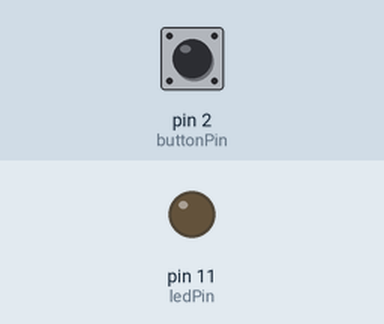
Recording of a sketch running on a simulated Arduino Uno, built with avr-gcc and run on an emulated ATmega328P. On the bench: output pins drawn as LEDs (lit = HIGH). The inputs (shaded band) are chosen by the test bench; at power-on: pin 2 (buttonPin) LOW.

Above: at 1.2 s.
1.3 s: pin 2 (buttonPin) pulled HIGH for 0.15 s
At 3.1 s:
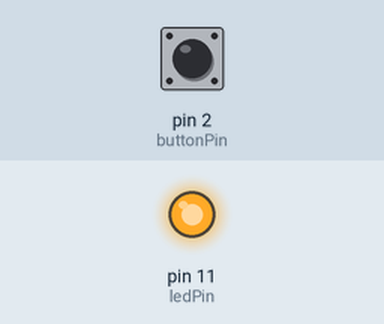
4.3 s: pin 2 (buttonPin) pulled HIGH for 1 s
At 5.61 s:
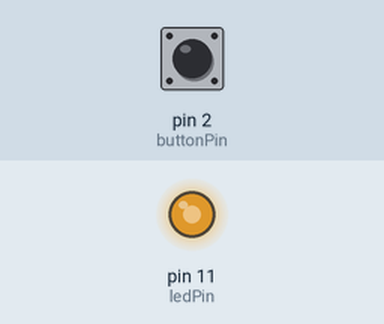
7.3 s: pin 2 (buttonPin) pulled HIGH for 3.2 s
At 10.73 s:
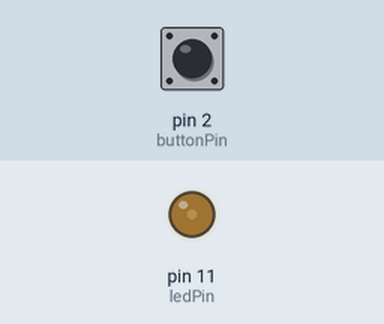
Timing chart, 0 to 13.0 s (numbered marks = the images above; inputs shaded):
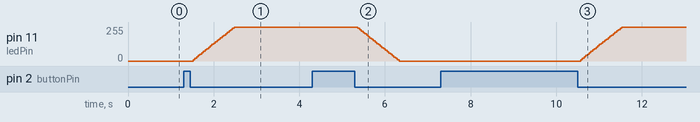

The sketch:

helloworld21.ino
```cpp
#define ledPin 11                         // LED connected to pin 11
#define buttonPin 2                       // button connected to pin 2

void setup() {
  pinMode(ledPin, OUTPUT);                // write to LED pin
  pinMode(buttonPin, INPUT);              // read from button pin
}

void ledSoftOn(byte pin) {                // Soft-on function for LED
  for (int i = 1 ; i < 10000; i+=100) {   // 10000 is trial an succed number, 100 sets speed from 0 to full
    digitalWrite(pin, LOW);               // start with LED off
    delayMicroseconds(10000 - i);         // off-time decreases with i
    digitalWrite(pin, HIGH);              // then LED on
    delayMicroseconds(i);                 // on-time increases with i - smooth transition
  }
}

void ledSoftOff(byte pin) {              // same as On just the other way
  for (int i = 1 ; i < 10000; i+=100) {
    digitalWrite(pin, HIGH);
    delayMicroseconds(10000 - i);
    digitalWrite(pin, LOW);
    delayMicroseconds(i);
  }
}

boolean lastState = LOW;                 // a place to remember the last state

void loop() {
  int state = digitalRead(buttonPin);    // read the current state of the button on buttonPin
  if (state == HIGH) {                   // if it's high, something's happening
    while (state == HIGH) {              // while it's still pressed
      state = digitalRead(2);            // check state
    }                                    // and there it was released...

    if (lastState == LOW) {              // if the LED was OFF
      ledSoftOn(ledPin);                 // turn it on
      lastState = HIGH;                  // and remember for next time
    }
    else {
      ledSoftOff(ledPin);                // turn it off
      lastState = LOW;                   // and remember
    }
  }                                      // done processing the click
}                                        // goto loop()
```

Measured:
- after the input at 1.3 s, pin 11 (ledPin): moves from 0/255 to 255/255 over 0.96 s, starting after 0.22 s
- after the input at 4.3 s, pin 11 (ledPin): moves from 255/255 to 0/255 over 0.96 s, starting after 1.1 s
- after the input at 7.3 s, pin 11 (ledPin): moves from 0/255 to 255/255 over 0.96 s, starting after 3.3 s
